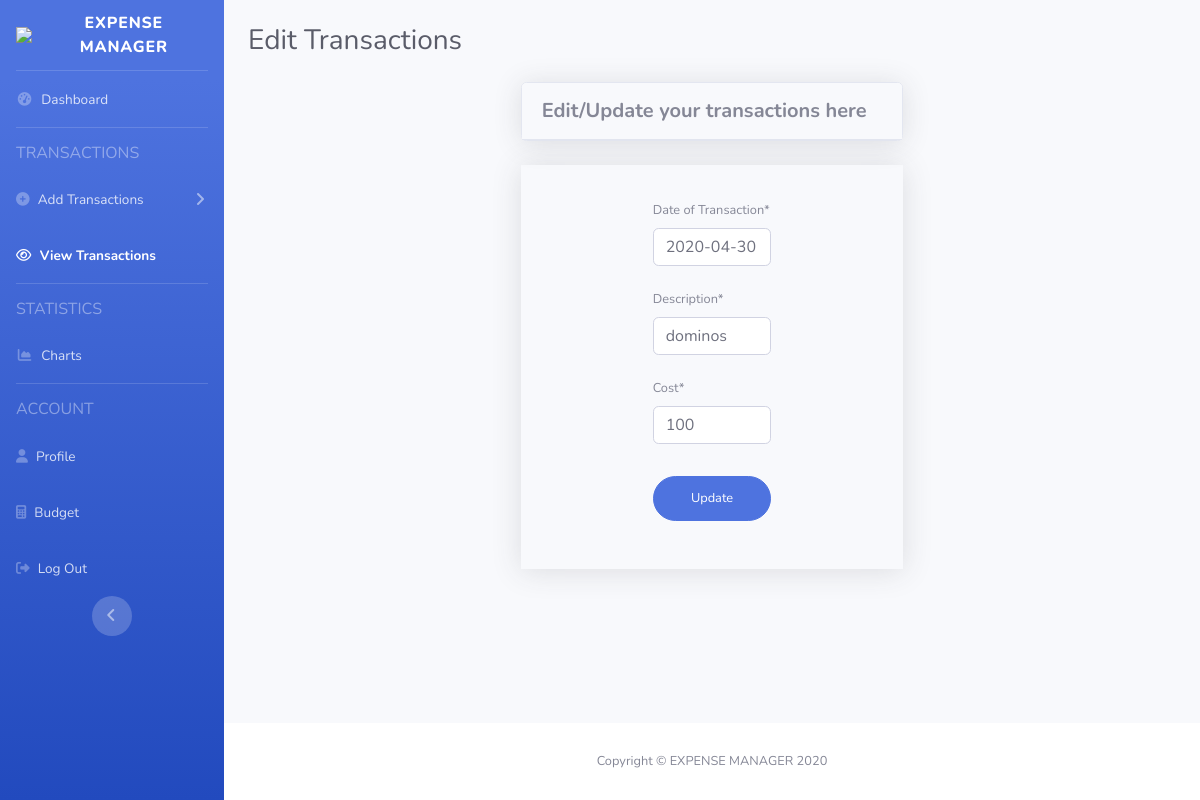
/myapp/transaction/130/update (signed in), run on the app's committed database.
### myapp/models.py (models this page shows, shortened)
class Transaction(models.Model):
    user = models.ForeignKey(User, on_delete=models.CASCADE, null=True)
    date = models.DateField('Date of Transaction')
    description = models.CharField(max_length=100)
    cost = models.IntegerField(default=0)
    categories = [
        ('Automobile', 'Automobile'),
        ('Bank Transfer', 'Bank Transfer'),
        ('Cash Withdrawal', 'Cash Withdrawal'),
        ('Education', 'Education'),
        ('Entertainment', 'Entertainment'),
        ('Fine', 'Fine'),
        ('Food', 'Food'),
        ('Health Care', 'Health Care'),
        ('Other', 'Other'),
        ('Paytm', 'Paytm'),
        ('Recharge', 'Recharge'),
        ('Shopping', 'Shopping'),
        ('Travel', 'Travel'),
        ('UPI', 'UPI')
    ]
    category = models.CharField(
        max_length=30,
        choices=categories
    )

### myapp/views.py (the view)
# urls.py: path('transaction/<int:pk>/update', TransactionUpdateView.as_view(), name='transaction-update'),
class TransactionUpdateView(UserPassesTestMixin, UpdateView):
    model = Transaction
    fields = ['date', 'description', 'cost']
    success_url = '/myapp/transactions'
    def test_func(self):
        transaction = self.get_object()
        if self.request.user == transaction.user:
            return True
        return False

### templates/myapp/transaction_form.html (shortened to what this page needs)
{% extends 'base.html' %}
{% load static %}
{% load crispy_forms_tags %}
{% block navbar_view_transactions %}
<li class="nav-item active">
    <a class="nav-link" href="/myapp/transactions">
        <i class="fa fa-eye"></i>
        <span>View Transactions</span></a>
</li>
{% endblock %}
{% block content %}
<div class="container-fluid">
    <div class="d-sm-flex align-items-center justify-content-between my-4">
        <h1 class="h3 mb-0 text-gray-800">Edit Transactions</h1>
    </div>
</div>
<div class="mx-auto">
    <div class="col-xl-5 col-lg-5 mx-auto">
        <div class="card shadow mb-4">
            <div class="card-header py-3 d-flex flex-row align-items-center justify-content-between">
                <h5 class="m-0 font-weight-bold justify-content-center">
                    Edit/Update your transactions here
                </h5>
            </div>
        </div>
    </div>
    <div class="col-xl-5 col-lg-5 mx-auto">
        <div class="card-body shadow">
            <form class="user mx-5 px-5" method='post'>
                <div class="form-group btn-user">
                    <div class="py-1">
                        {{ form.date|as_crispy_field }}
                    </div>
                    <div class="py-1">
                        {{ form.description|as_crispy_field }}
                    </div>
                    <div class="pt-1 pb-3">
                        {{ form.cost|as_crispy_field }}
                    </div>
                    <div>
                        <button class="btn btn-primary btn-user btn-block" type="submit">
                            Update
                        </button>
                    </div>
                </div>
            </form>
        </div>
    </div>
</div>
{% endblock %}

### templates/base.html (style rules this page uses)
input[type=number] { -moz-appearance: textfield; }

### data on the page
Transaction: date "2020-04-30", description "dominos", cost "100"
